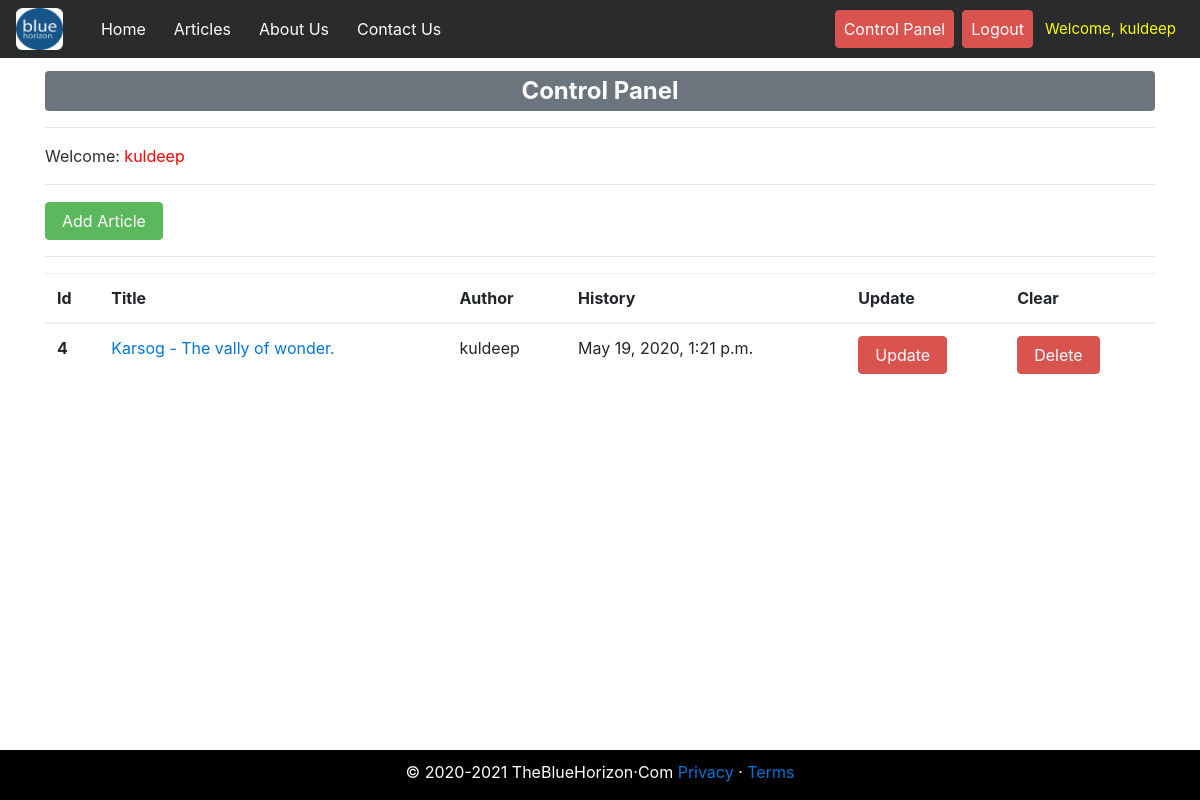
Screenshot of /articles/dashboard/ (signed in) with the database file from the repository.
### article/models.py (models this page shows, shortened)
class Article(models.Model):
    author = models.ForeignKey("auth.User",on_delete = models.CASCADE,verbose_name = "Author ")
    title = models.CharField(max_length = 50,verbose_name = "Title")
    content = RichTextField()
    created_date = models.DateTimeField(auto_now_add=True,verbose_name="Creation Date")
    article_image = models.FileField(blank = True,null = True,verbose_name="Add Photo to Article")
    class Meta:
        ordering = ['-created_date']

### article/views.py (the view)
# urls.py: path('dashboard/',views.dashboard,name = "dashboard"),
@login_required(login_url = "user:login")
def dashboard(request):
    articles = Article.objects.filter(author = request.user)
    context = {
        "articles":articles
    }
    return render(request,"dashboard.html",context)

### templates/dashboard.html
{% extends "layout.html" %}
{% block body %}
<h2><span class="badge badge-secondary w-100 p-2">Control Panel</span></h2>
<hr>
<p>
  Welcome: <small>{{request.user.username}}</small>
</p>
<hr>
<h2><a class = "btn btn-success" href = "{% url 'article:addarticle' %}">Add Article </a></h2>
<hr>
{% if articles %}
<table class="table">
        <thead>
          <tr>
            <th scope="col">Id</th>
            <th scope="col">Title</th>
            <th scope="col">Author</th>
            <th scope="col">History</th>
            <th scope="col">Update</th>
            <th scope="col">Clear</th>
          </tr>
        </thead>
        <tbody>
          {% for article in articles %}
          <tr>
            <th scope="row">{{article.id}}</th>
            <td><a href="{% url 'article:detail' article.id %}">{{article.title}}</a></td>
            <td>{{article.author.username}}</td>
            <td>{{article.created_date}}</td>
            <td><a href="{% url 'article:update' article.id %}" class = "btn btn-danger">Update</a></td>
            <td><a href="{% url 'article:delete' article.id %}" class = "btn btn-danger">Delete</a> </td>
          </tr>
          {% endfor %}
        </tbody>
      </table>
{% else %}
<div class = "alert alert-danger">
  You have no articles yet ...
</div>
{% endif %}
{% endblock body %}

### templates/includes/navbar.html (shortened to what this page needs)
<nav class="navbar navbar-toggleable-md navbar-inverse fixed-top bg-inverse">
          <img src="/media\3logo.png/" class="mr-4 logoimg" alt="Logo">
        <div class="collapse navbar-collapse" id="navbarCollapse">
          <ul class="navbar-nav mr-auto">
            <li class="nav-item active">
            <a class="nav-link anav" href="{% url 'index'  %}">Home</a>
          </li>
            <li class="nav-item active">
                <a class="nav-link anav" href="{% url 'article:articles'  %}">Articles</a>
            </li>
            <li class="nav-item active">
              <a class="nav-link anav" href="{% url 'about'  %}">About Us</a>
            </li>
            <li class="nav-item active">
              <a class="nav-link anav" href="{% url 'user:contact'  %}">Contact Us</a>
            </li>
          </ul>
          <ul class="navbar-nav ml-auto">
          {% if request.user.is_authenticated %}
          <li class="nav-item active">
            <a class="nav-link btn btn-danger btnmarg" href="{% url 'article:dashboard'  %}">Control Panel</a>
          </li>
          <li class="nav-item active">
            <a class="nav-link btn btn-danger btnmarg" href="{% url 'user:logout'  %}">Logout</a>
          </li>
          <li class="nav-item active nav-link">
            <uscolor>Welcome, <uscolor>{{request.user.username}}</uscolor>
          </li>
          {% endif %}
          </ul>
        </div>
</nav>

### templates/layout.html (style rules this page uses)
small { color: red; font-size: 16px; }

### templates/includes/navbar.html (style rules this page uses)
uscolor { color:yellow; font-size: 15px; }
.btnmarg { margin-left: 4px; margin-right: 4px; margin-top: 2px; margin-bottom: 2px; }
.logoimg { border-radius: 15%; height: 42px; width: 50px; }
.anav { padding-top: 3px; padding-bottom: 3px; padding-left: 10px; padding-right: 10px; margin: 6px; border-radius: 12px; }

### rows the page displays
Article: id "4", title "Karsog - The vally of wonder.", author.username "kuldeep", created_date "May 19, 2020, 1:21 p.m."

### other values shown
{{ request.user.username }} "kuldeep"
